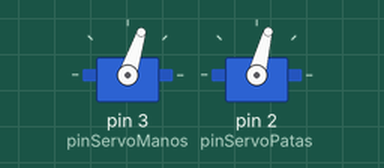
This sketch was run on a simulated Arduino Uno, built with avr-gcc and run on an emulated ATmega328P. On the bench: 2 × servo.

Above: at 0.05 s.
At 0.25 s:
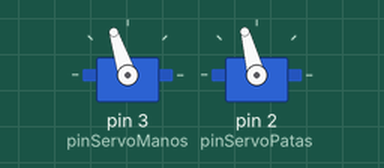
At 0.5 s:
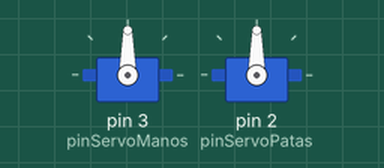
Timing chart, 0 to 3.0 s (numbered marks = the images above):
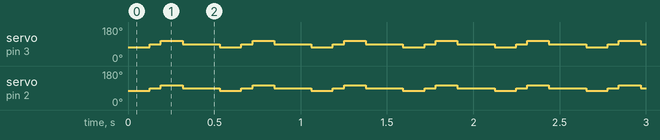

The sketch:

caminaReversa.ino
```cpp
// sketch CaminaenReversa
//Programar posiciones en un Micro Servo Tower Pro SG90 9G.Z
//incluir libreria Servo
#include <Servo.h>

int pinServoManos = 3;	//Pin digital con PWM para el servo
int pinServoPatas = 2;
int pulsoMin = 650; 	//Pulso en milisegundos para girar un angulo
int pulsoMax = 2550;	//Pulso en ms para girar un angulo de 180°

Servo manosServo;
Servo patasServo;
int posCentro = 90;
int manoDerechaArriba = 72;
int manoIzquierdaArriba = 108;
int pataDerechaAdelante = 75;
int pataIzquierdaAdelante = 105;

void caminaenReversa()
{
  manosServo.write(manoDerechaArriba);
  patasServo.write(pataDerechaAdelante);
  delay(125);
  manosServo.write(posCentro);
  patasServo.write(posCentro);
  delay(65);

  manosServo.write(manoIzquierdaArriba);
  patasServo.write(pataIzquierdaAdelante);
  delay(125);
  manosServo.write(posCentro);
  patasServo.write(posCentro);
  delay(65);

}


void setup()
{

  //Señal del Servo1 conectado a pines digitales (PWM) --> pinServo
  //Calibración del servo para suavizar movimientos -> (pulsoMin,
  //Ejemplo servo1.attach(pinServo,pulsoMin,pulsoMax)

  manosServo.attach(pinServoManos);
  patasServo.attach(pinServoPatas);
  manosServo.write(posCentro);
  patasServo.write(posCentro);
}

void loop()
{
  caminaenReversa();
  delay(150); 	//tiempo entre cada paso dado, velocidad de caminado
}
```

Measured:
- by itself, servo on pin 3 (pinServoManos): repeats every 0.53 s: 108° 0.13 s, 90° 0.22 s, 72° 0.13 s, 90° 0.07 s
- by itself, servo on pin 2 (pinServoPatas): repeats every 0.53 s: 105° 0.13 s, 90° 0.22 s, 75° 0.13 s, 90° 0.07 s
